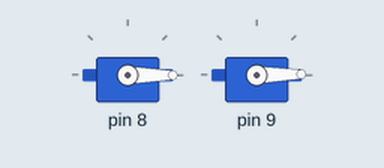
A sketch run on a simulated Arduino Uno, built with avr-gcc and run on an emulated ATmega328P. On the bench: 2 × servo.

Above: at 0.05 s.
At 2.0 s:
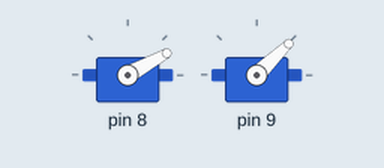
At 4.0 s:
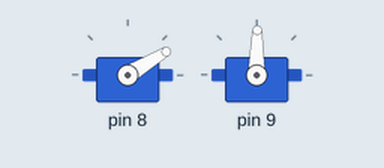
At 8.0 s:
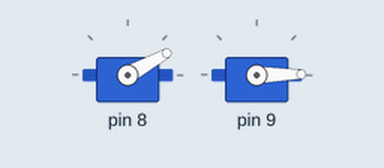
Timing chart, 0 to 10.4 s (numbered marks = the images above):
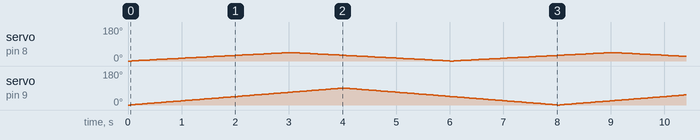

The sketch:

servomotor.ino
```cpp
#include "servomotor.h"

Servomotor::Servomotor() {}

void Servomotor::init(int pin, long from_in, long to_in) {
  my_servo.attach(pin);
  move_start_time = millis();
  from = from_in;
  to = to_in;
}

void Servomotor::start(long moving_time) {
  unsigned long progress = millis() - move_start_time;

  if (progress <= moving_time) {
    long angle = map(progress, 0, moving_time, from, to);
    my_servo.write(angle);
  }
  else {
    move_start_time = millis();
    long temp = from;
    from = to;
    to = temp;
  }
}

void Servomotor::stop(long angle) {
  my_servo.write(angle);
}

// https://arduinogetstarted.com/faq/how-to-control-speed-of-servo-motor#:~:text=By%20using%20map()%20and,90%C2%B0%20in%203%20seconds.
```

exemple_of_use_servomotors.ino
```cpp
#include "servomotor.h"

Servomotor cane;
Servomotor hat;

void setup() {
  cane.init(8, 0, 45);
  hat.init(9, 0, 90);
}

void loop() {
  cane.start(3000);
  hat.start(4000);
}
```

servomotor.h
```cpp
#ifndef servomotor_h
#define servomotor_h

#include <Servo.h>

class Servomotor
{
public:
  Servomotor();
  void init(int pin, long from, long to);
  void start(long moving_time); // time in millis to do one rotation
  void stop(long angle);        // angle where to stop
private:
  Servo my_servo;
  unsigned long move_start_time;
  long from;  // angle from which to start
  long to;    // angle where to end the movement
};

#endif
```
